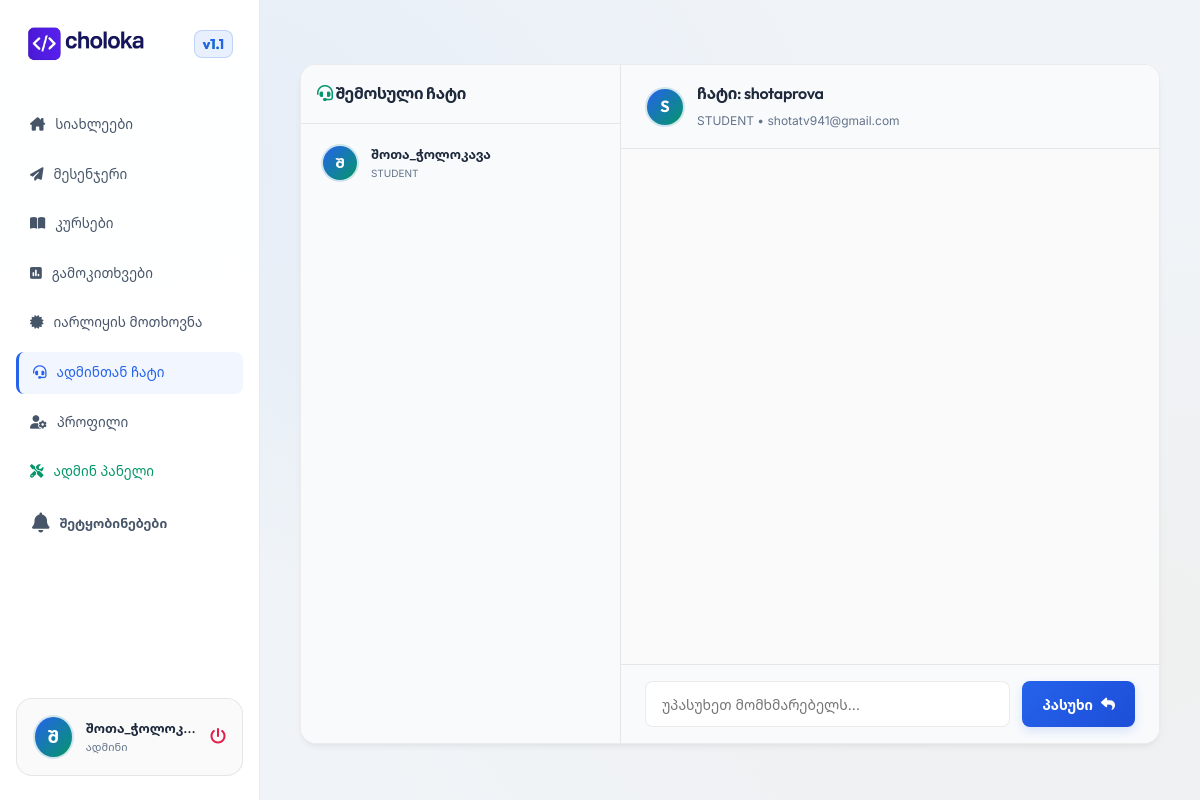
Page /admin-chat?user_id=3 (signed in) on the committed database.
### app.py (models this page shows, shortened)
class User(UserMixin, db.Model):
    id = db.Column(db.Integer, primary_key=True)
    username = db.Column(db.String(150), unique=True, nullable=False)
    email = db.Column(db.String(150), unique=True, nullable=False)
    password_hash = db.Column(db.String(250), nullable=False)
    role = db.Column(db.String(50), nullable=False)  # 'teacher', 'student', 'other'
    school = db.Column(db.String(150), nullable=True)
    city = db.Column(db.String(100), nullable=True)
    phone = db.Column(db.String(50), nullable=True)
    bio = db.Column(db.Text, nullable=True)
    profile_pic = db.Column(db.String(250), nullable=True)  # filename in static/uploads/profiles
    cv_url = db.Column(db.String(250), nullable=True)  # filename in static/uploads/pdfs
    custom_badge = db.Column(db.String(100), nullable=True)  # approved custom label (e.g. School Principal)
    is_verified = db.Column(db.Boolean, default=False)
    verification_code = db.Column(db.String(10), nullable=True)
    is_admin = db.Column(db.Boolean, default=False)
    is_blocked = db.Column(db.Boolean, default=False)
    login_email_notify = db.Column(db.Boolean, default=True)  # Send email on each login
    posts = db.relationship('Post', backref='author', lazy=True, cascade='all, delete-orphan')
    notifications = db.relationship('Notification', backref='user', lazy=True, cascade='all, delete-orphan')
    login_histories = db.relationship('LoginHistory', backref='user', lazy=True, cascade='all, delete-orphan')
    followed = db.relationship(
        'User', secondary=followers,
        primaryjoin=(followers.c.follower_id == id),
        secondaryjoin=(followers.c.followed_id == id),
        backref=db.backref('followers', lazy='dynamic'), lazy='dynamic')

### app.py (the view, shortened to what this page needs)
@app.route('/admin-chat', methods=['GET', 'POST'])
@login_required
def admin_chat():
    if current_user.is_admin:
        active_user_id = request.args.get('user_id')
        chat_users = db.session.query(User).join(AdminChat).distinct().all()
        chat_messages = []
        selected_user = None
        if active_user_id:
            selected_user = User.query.get(active_user_id)
            chat_messages = AdminChat.query.filter_by(user_id=active_user_id).order_by(AdminChat.created_at.asc()).all()
        return render_template('admin_chat.html', chat_users=chat_users, chat_messages=chat_messages, selected_user=selected_user)
    else:
        chat_messages = AdminChat.query.filter_by(user_id=current_user.id).order_by(AdminChat.created_at.asc()).all()
        return render_template('admin_chat.html', chat_messages=chat_messages)

### app.py (called while the page is built)
@login_manager.user_loader
def load_user(user_id):
    return User.query.get(int(user_id))

### templates/admin_chat.html (shortened to what this page needs)
{% extends "base.html" %}
{% block content %}
<div class="messenger-container animate-fade" style="background: #ffffff; box-shadow: var(--shadow-md);">
    {% if current_user.is_admin %}
        <div class="messenger-sidebar">
            <div style="padding: 16px; border-bottom: 1px solid var(--glass-border); background: #f8fafc;">
                <h3 style="font-size: 16px; margin: 0;"><i class="fa-solid fa-headset" style="color: var(--accent-emerald);"></i> შემოსული ჩატი</h3>
            </div>
            <div class="messenger-users-list">
                {% if chat_users %}
                    {% for u in chat_users %}
                        <a href="{{ url_for('admin_chat', user_id=u.id) }}" class="chat-user-item {% if selected_user and selected_user.id == u.id %}active{% endif %}" style="text-decoration: none;">
                            <div class="avatar" style="width: 38px; height: 38px; font-size: 15px; flex-shrink: 0;">
                                {% if u.profile_pic %}
                                    <img src="{{ url_for('static', filename='uploads/profiles/' + u.profile_pic) }}" alt="Avatar">
                                {% else %}
                                    {{ u.username[0]|upper }}
                                {% endif %}
                            </div>
                            <div class="user-meta" style="flex-grow: 1; overflow: hidden;">
                                <span class="name" style="font-size: 13px; font-weight: 600; display: block; overflow: hidden; text-overflow: ellipsis; white-space: nowrap;">{{ u.username }}</span>
                                <span class="role" style="font-size: 10px; color: var(--text-muted);">{{ u.role|upper }}</span>
                            </div>
                        </a>
                    {% endfor %}
                {% else %}
                    <div style="text-align: center; padding: 20px; color: var(--text-muted); font-size: 13px;">
                        აქტიური ჩატი არ ფიქსირდება.
                    </div>
                {% endif %}
            </div>
        </div>
        <div class="chat-area">
            {% if selected_user %}
                <div class="chat-header">
                    <div class="avatar" style="width: 40px; height: 40px; font-size: 16px; flex-shrink: 0;">
                        {% if selected_user.profile_pic %}
                            <img src="{{ url_for('static', filename='uploads/profiles/' + selected_user.profile_pic) }}" alt="Avatar">
                        {% else %}
                            {{ selected_user.username[0]|upper }}
                        {% endif %}
                    </div>
                    <div>
                        <h3 style="margin: 0; font-size: 16px;">ჩატი: {{ selected_user.username }}</h3>
                        <span style="font-size: 12px; color: var(--text-muted);">{{ selected_user.role|upper }} • {{ selected_user.email }}</span>
                    </div>
                </div>
                <div class="chat-messages-container" id="chat-messages" style="background: #fafafb;">
                </div>
                <div class="chat-input-area">
                    <form action="{{ url_for('admin_chat') }}" method="POST" class="chat-input-form">
                        <input type="text" name="content" class="form-control" placeholder="უპასუხეთ მომხმარებელს..." required autocomplete="off" style="height: 46px;">
                        <button type="submit" class="btn btn-primary" style="padding: 12px 20px; height: 46px;">
                            პასუხი <i class="fa-solid fa-reply"></i>
                        </button>
                    </form>
                </div>
            {% endif %}
        </div>
    {% endif %}
</div>
{% endblock %}

### templates/base.html (shortened to what this page needs)
<!DOCTYPE html>
<html lang="ka">
<head>
    <link rel="stylesheet" href="{{ url_for('static', filename='css/style.css') }}">
    <link rel="stylesheet" href="https://cdnjs.cloudflare.com/ajax/libs/font-awesome/6.4.0/css/all.min.css">
</head>
<body>
    <div class="app-container">
        {% if current_user.is_authenticated %}
        <aside class="sidebar">
          <div class="logo">
            <img src="{{ url_for('static', filename='choloka.png') }}" alt="Logo" style="height: 40px; vertical-align: middle; margin-right: 10px;">
            <span>v1.1</span>
          </div>
            <ul class="nav-menu">
                <li class="nav-item {% if request.path == url_for('feed') or request.path == '/' %}active{% endif %}">
                    <a href="{{ url_for('feed') }}">
                        <i class="fa-solid fa-house-chimney"></i>
                        <span>სიახლეები</span>
                    </a>
                </li>
                <li class="nav-item {% if request.path == url_for('messages_list') %}active{% endif %}">
                    <a href="{{ url_for('messages_list') }}">
                        <i class="fa-solid fa-paper-plane"></i>
                        <span>მესენჯერი</span>
                    </a>
                </li>
                <li class="nav-item {% if request.path == url_for('courses') %}active{% endif %}">
                    <a href="{{ url_for('courses') }}">
                        <i class="fa-solid fa-book-open"></i>
                        <span>კურსები</span>
                    </a>
                </li>
                <li class="nav-item {% if request.path == url_for('polls') %}active{% endif %}">
                    <a href="{{ url_for('polls') }}">
                        <i class="fa-solid fa-square-poll-vertical"></i>
                        <span>გამოკითხვები</span>
                    </a>
                </li>
                <li class="nav-item {% if request.path == url_for('request_badge') %}active{% endif %}">
                    <a href="{{ url_for('request_badge') }}">
                        <i class="fa-solid fa-certificate"></i>
                        <span>იარლიყის მოთხოვნა</span>
                    </a>
                </li>
                <li class="nav-item {% if request.path == url_for('admin_chat') %}active{% endif %}">
                    <a href="{{ url_for('admin_chat') }}">
                        <i class="fa-solid fa-headset"></i>
                        <span>ადმინთან ჩატი</span>
                    </a>
                </li>
                <li class="nav-item {% if request.path == url_for('profile') %}active{% endif %}">
                    <a href="{{ url_for('profile') }}">
                        <i class="fa-solid fa-user-gear"></i>
                        <span>პროფილი</span>
                    </a>
                </li>
                {% if current_user.is_admin %}
                <li class="nav-item {% if request.path == url_for('admin_panel') %}active{% endif %}">
                    <a href="{{ url_for('admin_panel') }}" style="color: var(--accent-emerald);">
                        <i class="fa-solid fa-screwdriver-wrench"></i>
                        <span>ადმინ პანელი</span>
                    </a>
                </li>
                {% endif %}
            </ul>
            <div style="margin-top: 20px; padding: 0 16px; position: relative;">
                <div class="notification-bell-container" id="notif-bell-btn">
                    <i class="fa-solid fa-bell" style="font-size: 20px; color: var(--text-secondary);"></i>
                    <span style="font-size: 13px; font-weight: 600; margin-left: 10px; color: var(--text-secondary);">შეტყობინებები</span>
                </div>
            </div>
            <div class="user-profile-widget" style="margin-top: auto;">
                <a href="{{ url_for('user_profile', user_id=current_user.id) }}" style="display: flex; align-items: center; gap: 12px; width: calc(100% - 30px); text-decoration: none; color: inherit;">
                    <div class="avatar">
                        {% if current_user.profile_pic %}
                            <img src="{{ url_for('static', filename='uploads/profiles/' + current_user.profile_pic) }}" alt="Avatar">
                        {% else %}
                            {{ current_user.username[0]|upper }}
                        {% endif %}
                    </div>
                    <div class="user-meta" style="flex-grow: 1; overflow: hidden; text-overflow: ellipsis; white-space: nowrap;">
                        <span class="name" style="font-size: 13px; font-weight: 600;">{{ current_user.username }}</span>
                        <span class="role" style="font-size: 11px; color: var(--text-muted);">
                            {% if current_user.is_admin %}
                                ადმინი
                            {% elif current_user.role == 'teacher' %}
                                მასწავლებელი
                            {% elif current_user.role == 'student' %}
                                მოსწავლე
                            {% else %}
                                სხვა
                            {% endif %}
                        </span>
                    </div>
                </a>
                <a href="{{ url_for('logout') }}" style="color: var(--accent-rose); font-size: 16px; margin-left: auto;" title="გამოსვლა">
                    <i class="fa-solid fa-power-off"></i>
                </a>
            </div>
        </aside>
        {% endif %}
        <main class="main-content" style="{% if not current_user.is_authenticated %}margin-left: 0; width: 100%; max-width: 100%; padding: 0;{% endif %}">
            {% block content %}{% endblock %}
        </main>
    </div>
</body>
</html>

### rows in the picture
User: username "Შ", username "შოთა_ჭოლოკ…", username "შოთა_ჭოლოკავა", role "STUDENT"
User: username "S", username "shotaprova", role "STUDENT", email "shotatv941@gmail.com"
